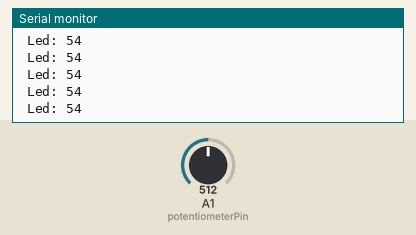
A sketch run on a simulated Arduino Uno, built with avr-gcc and run on an emulated ATmega328P. Shown: the last lines printed to the serial monitor. Inputs (shaded band) come from the test bench; at power-on: A1 (potentiometerPin) = 512.

Above: at 1.2 s.
1.3 s: A1 (potentiometerPin) set to 716
At 1.33 s:
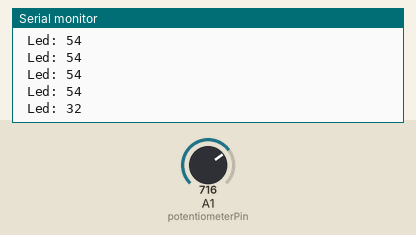
2.8 s: A1 (potentiometerPin) set to 900
At 2.84 s:
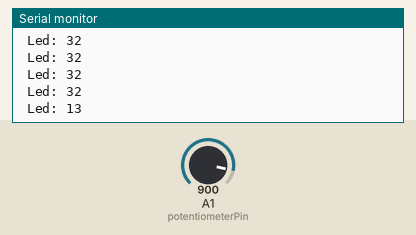
Timing chart, 0 to 5.8 s (numbered marks = the images above; inputs shaded):
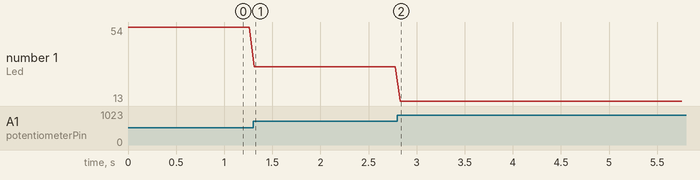

The sketch:

test_7seg_2leds2.ino
```cpp
#include "TwoSevenSegLEDs.h"
#include "RotaryResistanceSensor.h"

// 7-segment LED control
#define clockResetPin 2
#define clockPin 4
#define clockPin2 12
#define potentiometerPin 15

TwoSevenSegLEDs segmentLeds(clockPin, clockPin2, clockResetPin);
RotaryResistanceSensor pot(potentiometerPin);

void setup() {
  // put your setup code here, to run once:
  Serial.begin(115200);
  segmentLeds.init();
  pot.init();
}

int i = 0;
int adder = 1;

void loop() {
  pot.readSensor();
  // put your main code here, to run repeatedly:
  segmentLeds.setLed(pot.getLedValue());
  Serial.print(F(" Led: "));
  Serial.println(pot.getLedValue());
  i +=  adder;
  if (i == 99) {
    adder = -1;
  } else if (i == 0) {
    adder = 1;
  }
  delay(50);

}
```

RotaryResistanceSensor.cpp
```cpp
#include "Arduino.h"
#include "RotaryResistanceSensor.h"

RotaryResistanceSensor::RotaryResistanceSensor(int resistorPin) {
  _pin = resistorPin;
}

void RotaryResistanceSensor::init() {
	pinMode(_pin, INPUT);
}

void RotaryResistanceSensor::readSensor() {
  _rawReading = ((analogRead(_pin) - 1020) * -1);
}

int RotaryResistanceSensor::getRawReading() {
  return _rawReading;
}

// Our value can be 0 to 1024, so divide it by 10 to get something closer to 0 - 99 for showing on LED.
int RotaryResistanceSensor::getLedValue() {
  _ledReading = (float) _rawReading / 10;
  _ledReading += (_ledReading / 15 + 0.5); // This is to add 6 when value is 90, 3 when 50 and 0 when 0
  return (int) _ledReading;
}

int RotaryResistanceSensor::getNormalizedValue() {
  _normalizedReading = (int) _rawReading / 10;
  if (_normalizedReading < 0)
    _normalizedReading = 0;
  if (_normalizedReading > 99) {
    _normalizedReading = 99;
  }

  // We want to do a little reading normalization so our motor speed stays constant upon small sensor changes
  if (_normalizedReading < _sensorValuePrev + 1 && _normalizedReading > _sensorValuePrev - 1) {
    _normalizedReading = _sensorValuePrev;
  } else {
    _sensorValuePrev = _normalizedReading;
  }

  return _normalizedReading;
}
```

RotaryResistanceSensor.h
```cpp
#ifndef RotaryResistanceSensor_h
#define RotaryResistanceSensor_h

#include "Arduino.h"

class RotaryResistanceSensor {
  public:
    RotaryResistanceSensor(int pin);
    void readSensor();
    int getRawReading();
    int getLedValue();
    int getNormalizedValue();
    void init();
  private:
    int _pin;
    int _rawReading;
    int _normalizedReading;
    float _ledReading;
    int _sensorValuePrev;
};


#endif
```

TwoSevenSegLEDs.cpp
```cpp
#include "Arduino.h"
#include "TwoSevenSegLEDs.h"

TwoSevenSegLEDs::TwoSevenSegLEDs(int pin1, int pin2, int resetPin) {
  // 7-segment led config
  _clockPin = pin1;
  _clockPin2 = pin2;
  _clockResetPin = resetPin;
  _previousNumber = -1;
}


/*
 * Sends a clock pulse to the counter making it advance.
 */
inline void TwoSevenSegLEDs::clock(int pin) {
  digitalWrite(pin,HIGH);
  digitalWrite(pin,LOW);
}

void TwoSevenSegLEDs::init() {
	pinMode(_clockPin, OUTPUT);
	pinMode(_clockPin2, OUTPUT);
	pinMode(_clockResetPin, OUTPUT);
}

void TwoSevenSegLEDs::resetLed(void) {
  digitalWrite(_clockResetPin,HIGH);
  digitalWrite(_clockResetPin,LOW);
}

void TwoSevenSegLEDs::setLed(int number) {
  if (number > 99) {
    number = 99;
  }
  if (number == _previousNumber) {
    return;
  }
  _previousNumber = number;
  int secondDigit = (number % 10);
  int firstDigit = (number / 10);
  this->resetLed();
  while(secondDigit > 0 || firstDigit > 0) {
    if (secondDigit-- > 0) {
      this->clock(_clockPin2);
    }
    if (firstDigit-- > 0) {
      this->clock(_clockPin);
    }
  }
}
```

TwoSevenSegLEDs.h
```cpp
#ifndef TwoSevenSegLEDs_h
#define TwoSevenSegLEDs_h

#include "Arduino.h"

class TwoSevenSegLEDs
{
  public:
    TwoSevenSegLEDs(int pin1, int pin2, int resetpin);
    void setLed(int number);
    void init();
  private:
    void clock(int pin);
    void resetLed(void);
    byte _clockPin;
    byte _clockPin2;
    byte _clockResetPin;
    byte _previousNumber;
};


#endif
```

Measured:
- after the input at 1.3 s, the serial monitor: prints a new line at once (image 1)
- after the input at 2.8 s, the serial monitor: prints a new line at once (image 2)
- plotted number 1: 54 → 32 after the input at 1.3 s, 32 → 13 after the input at 2.8 s
